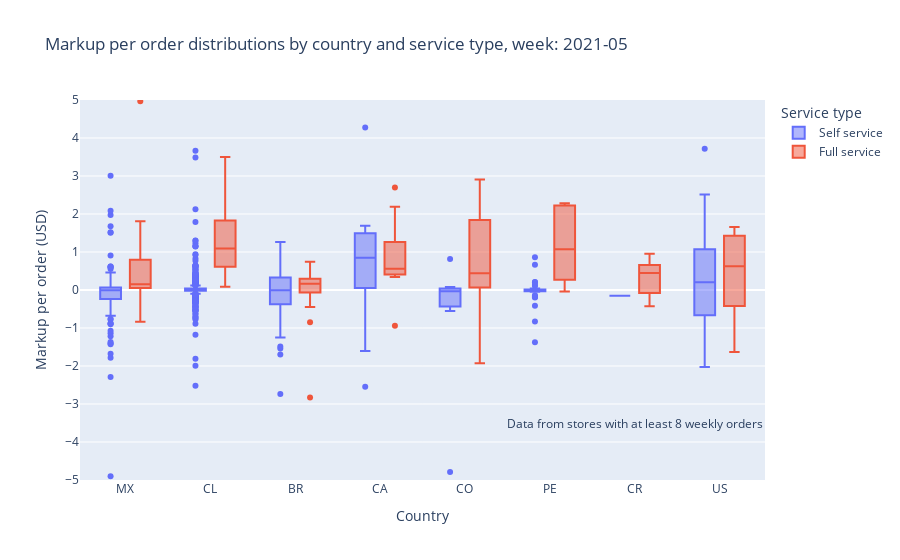

Notebook cell for this chart:
### Code cell
#Gráfico"Markup percentage distributions by country and service type"
fig = px.box(markup_cs.query('orders>7'), x="country", y="markup_by_order_usd", 
             color="service_type",hover_data=['markup_usd','orders'],hover_name='store',range_y=[-5,5]
             ,title="Markup per order distributions by country and service type, week: "+str(week[0]),
             labels={'markup_by_order_usd':'Markup per order (USD)','markup_usd':'Markup (USD)','country':'Country','service_type':'Service type','orders':'Total orders'}
            )

fig.update_yaxes(dtick=1)

fig.add_annotation(x='CR', y=-3.5,
            text="Data from stores with at least 8 weekly orders",showarrow=False)
          
fig.show()

### Figure 1 — Plotly figure (JSON) as saved in the notebook; plotly's stock layout.template omitted (floating-point values rounded to 4 significant figures; data arrays with more than 128 entries replaced by an {"elided": "..."} marker saying what was removed)
{"data": [{"alignmentgroup": "True", "customdata": {"elided": "869x2 float values"}, "hovertemplate": "<b>%{hovertext}</b><br><br>Service type=Self service<br>Country=%{x}<br>Markup per order (USD)=%{y}<br>Markup (USD)=%{customdata[0]}<br>Total orders=%{customdata[1]}<extra></extra>", "hovertext": {"elided": "869 str values"}, "legendgroup": "Self service", "marker": {"color": "#636efa"}, "name": "Self service", "notched": false, "offsetgroup": "Self service", "orientation": "v", "showlegend": true, "type": "box", "x": {"elided": "869 str values"}, "x0": " ", "xaxis": "x", "y": {"elided": "869 float values"}, "y0": " ", "yaxis": "y"}, {"alignmentgroup": "True", "customdata": {"elided": "150x2 float values"}, "hovertemplate": "<b>%{hovertext}</b><br><br>Service type=Full service<br>Country=%{x}<br>Markup per order (USD)=%{y}<br>Markup (USD)=%{customdata[0]}<br>Total orders=%{customdata[1]}<extra></extra>", "hovertext": {"elided": "150 str values"}, "legendgroup": "Full service", "marker": {"color": "#EF553B"}, "name": "Full service", "notched": false, "offsetgroup": "Full service", "orientation": "v", "showlegend": true, "type": "box", "x": {"elided": "150 str values"}, "x0": " ", "xaxis": "x", "y": {"elided": "150 float values"}, "y0": " ", "yaxis": "y"}], "layout": {"annotations": [{"showarrow": false, "text": "Data from stores with at least 8 weekly orders", "x": "CR", "y": -3.5}], "boxmode": "group", "legend": {"title": {"text": "Service type"}, "tracegroupgap": 0}, "title": {"text": "Markup per order distributions by country and service type, week: 2021-05"}, "xaxis": {"anchor": "y", "domain": [0, 1], "title": {"text": "Country"}}, "yaxis": {"anchor": "x", "domain": [0, 1], "dtick": 1, "range": [-5, 5], "title": {"text": "Markup per order (USD)"}}}}
